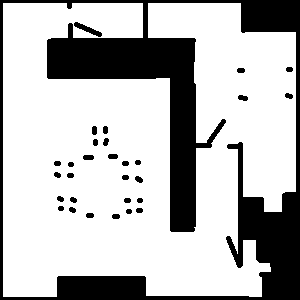
#> input picture data/house.bmp, 300 x 300 px
$ python imagegen.py
#> lines starting #> are read from the running program, lines starting #| are printed output that depends on the picture; after the words box and inside, x2 and y2 are one past the last pixel; in counts of white or black regions, pixels touching at a corner belong together
#> in bitmap_to_array, image is the input picture: PIL image 300x300 1; 73.4% white; 30 black regions, largest, box (x1, y1, x2, y2) and area: (0, 0, 300, 300) 22809, (74, 22, 102, 37) 145, (83, 155, 94, 160) 51
from PIL import Image
import numpy as np

def generate_c_space(grid, robot_radius):
#> called with robot_radius = 6
    rows, cols = len(grid), len(grid[0])
#> rows = 300; cols = 300
    c_space = np.zeros((rows, cols), dtype=int)

    # Iterate over each cell in the grid
    for x in range(rows):
        for y in range(cols):
            # If the cell is an obstacle
            if grid[x][y] == 1:
                # Expand this obstacle based on the robot radius
                for dx in range(-robot_radius, robot_radius + 1):
                    for dy in range(-robot_radius, robot_radius + 1):
                        distance = np.sqrt(dx**2 + dy**2)
                        # If the distance is within the robot's radius, mark as unsafe
                        if distance <= robot_radius:
                            x_new, y_new = x + dx, y + dy
                            # Ensure (x_new, y_new) is within bounds
                            if 0 <= x_new < rows and 0 <= y_new < cols:
                                c_space[x_new][y_new] = 1
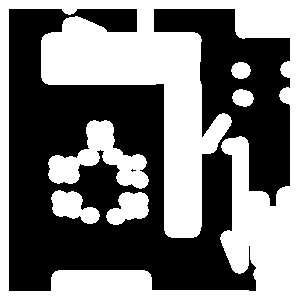
#> c_space: shape (300, 300) int64; values 0 (black) and 1 (white), 47.4% white; 6 white regions, box (x1, y1, x2, y2) and area: (0, 0, 300, 300) 37158, (48, 120, 149, 189) 2991, (51, 190, 100, 224) 990, (106, 192, 149, 225) 946, (232, 89, 254, 107) 298, (231, 62, 251, 79) 264

    return c_space


def bitmap_to_array(image_path):
    # Open the image using PIL
    image = Image.open(image_path)

    # Convert the image to grayscale (if it's not already)
    grayscale_image = image.convert('L')  # 'L' mode is for grayscale

    # Resize the image to 300x300 if it's not already
    resized_image = grayscale_image.resize((300, 300))

    # Convert the image to a numpy array
    image_array = np.array(resized_image)

    # Create a binary array where 0 = white and 1 = black
    # Assuming a threshold of 128 for distinguishing white from black
    binary_array = np.where(image_array < 128, 1, 0)

    return binary_array


image_path = "./house.bmp"
array = bitmap_to_array(image_path)
cspace = generate_c_space(array, 6)
np.savetxt("./cspace.csv", cspace, delimiter=",", fmt='%d')

$ run again, with data/cspace_image.jpg saved as data/house.bmp
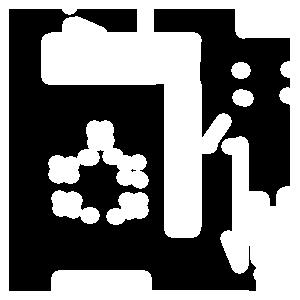
#> input picture data/cspace_image.jpg, 300 x 300 px
#> in bitmap_to_array, image is the input picture: PIL image 300x300 RGB; min 0, max 255, mean 120.8
#> in bitmap_to_array, `binary_array = np.where(image_array < 128, 1, 0)`:
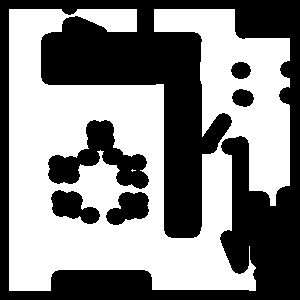
#> binary_array: shape (300, 300) int64; values 0 (black) and 1 (white), 52.6% white; 6 black regions, box (x1, y1, x2, y2) and area: (0, 0, 300, 300) 37158, (48, 120, 149, 189) 2991, (51, 190, 100, 224) 990, (106, 192, 149, 225) 946, (232, 89, 254, 107) 298, (231, 62, 251, 79) 264
#> rows = 300
#> after the loop in generate_c_space, `for x in range(rows):`:
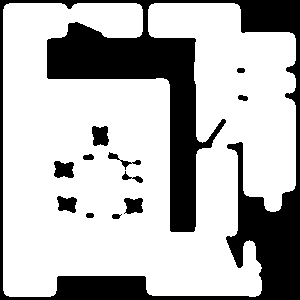
#> c_space: shape (300, 300) int64; values 0 (black) and 1 (white), 71.9% white; 12 black regions, largest, box (x1, y1, x2, y2) and area: (0, 0, 300, 300) 23802, (92, 126, 109, 146) 283, (54, 161, 74, 178) 279
